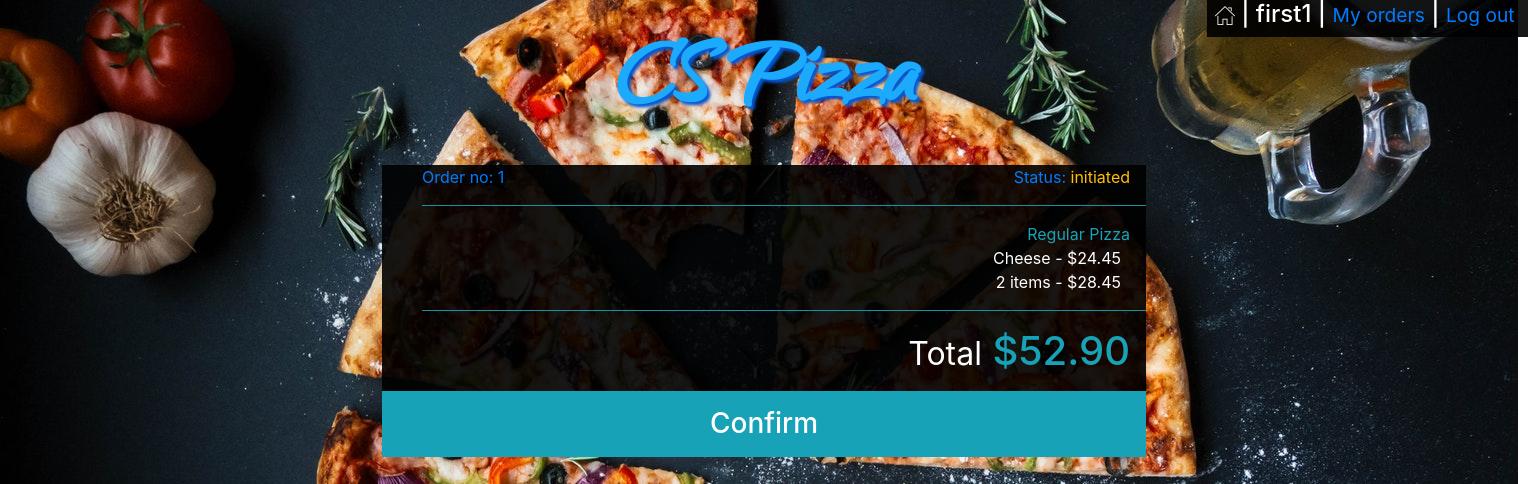
Screenshot of /my_orders/1 (signed in) with the database file from the repository.
### orders/models.py (models this page shows, shortened)
class User_order(models.Model):
    user = models.ForeignKey(User, on_delete=models.CASCADE)
    order_number = models.IntegerField()
    topping_allowance = models.IntegerField(default=0)
    status = models.CharField(max_length=64, default='initiated')

class Order2(models.Model):
    user = models.ForeignKey(User, on_delete=models.CASCADE)
    number = models.IntegerField()
    category = models.CharField(max_length=64, null=True)
    name = models.CharField(max_length=64)
    price = models.DecimalField(max_digits=4, decimal_places=2)
    def __str__(self):
        return f"{self.name} - ${self.price} "

### orders/views.py (the view)
# urls.py: path("my_orders/<str:order_number>", views.my_orders, name="my_orders"),
def my_orders(request, order_number):
    context = {
        "Checkout": Order2.objects.filter(user=request.user, number=order_number),
        "Checkout_category": Order2.objects.filter(user=request.user, number=order_number).values_list(
            'category').distinct(),
        "Total": list(Order2.objects.filter(user=request.user, number=order_number).aggregate(Sum('price')).values())[
            0],
        "user": request.user,
        "Category": Category.objects.all(),
        "Order_number": order_number,
        "All_orders": User_order.objects.filter(user=request.user),
        "Status": User_order.objects.get(user=request.user, order_number=order_number).status
    }
    return render(request, "my_orders.html", context)

### orders/templates/my_orders.html (shortened to what this page needs)
<!DOCTYPE html>
<html style="height:100%">
<head>
    {% load static %}
    <link rel="stylesheet" type="text/css" href="{% static 'styles.css' %}">
    <link rel="stylesheet" href="https://maxcdn.bootstrapcdn.com/bootstrap/4.1.3/css/bootstrap.min.css">
</head>
<body style="height:100%">
    {% if Category %}
    <div id='username'>
        <h4 class='px-2' ><a href="{% url 'index' %}"><img src="{% static 'home.png' %}"></a> |
            {{user.username}} |
            {% if not user.is_superuser %}
            <small><a href="{% url 'my_orders' Order_number %}">My orders</a></small> |
            {% endif %}
            <small><a href="{% url 'logout' %}"> Log out&nbsp;</a></small>
        </h4>
    </div>
    {% endif %}
    <p id='logo' class='text-center m-0 font-weight-bold'><a href="{% url 'index' %}">CS Pizza</a></p>
    <div id='my_orders_container' class='w-50 mx-auto'>
        <div class=' text-left pr-3'>
            <ul >
                {% for number in All_orders%}
                <a href="{% url 'my_orders' number.order_number %}"><li ><span>Order no: {{number.order_number}}</span><span class='float-right'>Status: <span class='text-warning'>{{number.status}}</span></span></li></a>
                {% endfor %}
            </ul>
        </div>
        <ul>
            <hr class='bg-info'>
            {% for check_cat in Checkout_category %}
                <li class='text-info text-right pr-3'>{{check_cat|cut:"("|cut:")"|cut:","|cut:"'"}}</li>
                {% for row in Checkout %}
                {% if row.category == check_cat|cut:"("|cut:")"|cut:","|cut:"'"  %}
                <li class='pr-3 text-right'>{{row}}&nbsp;</li>
                {% endif %}
                {% endfor %}
            {% endfor %}
            <hr class='bg-info'>
            <li class='text-info text-right pr-3 '><h1><small class='text-white'>Total</small> ${{Total|floatformat:2}}</h1></li>
        </ul>
        {% if Status == 'initiated' and Total %}
        <a id='confirm_order'  href="{% url 'confirmed' Order_number %}"><div class='bg-info w-100 text-center text-white'><h3 class='p-3'>Confirm</h3></div></a>
        {% endif %}
    </div>
</body>
</html>

### orders/static/styles.css (style rules this page uses)
#logo { padding:0px; font-family: webLogo ; font-size: 110px; text-shadow: 3px 3px 3px rgb(5, 87, 211); }
#logo a:link, #place_order:link, #confirm_order:link { color:rgb(28, 170, 253); }
#center_box,#username { background-color: rgba(0, 0, 0, 0.9); color: white; }
#username { position: absolute; right: 0; }
li { list-style-type: none; }
#my_orders_container { background-color: rgba(0, 0, 0, 0.9); color: white; }

### rows the page displays
User_order: order_number "1", status "initiated"
Order2: name+price "Cheese - $24.45"
Order2: name+price "2 items - $28.45"

### other values shown
{{ user.username }} "first1"
{{ check_cat|cut:"("|cut:")"|cut:","|cut:"'" }} "Regular Pizza"
{{ Total|floatformat:2 }} "52.90"
